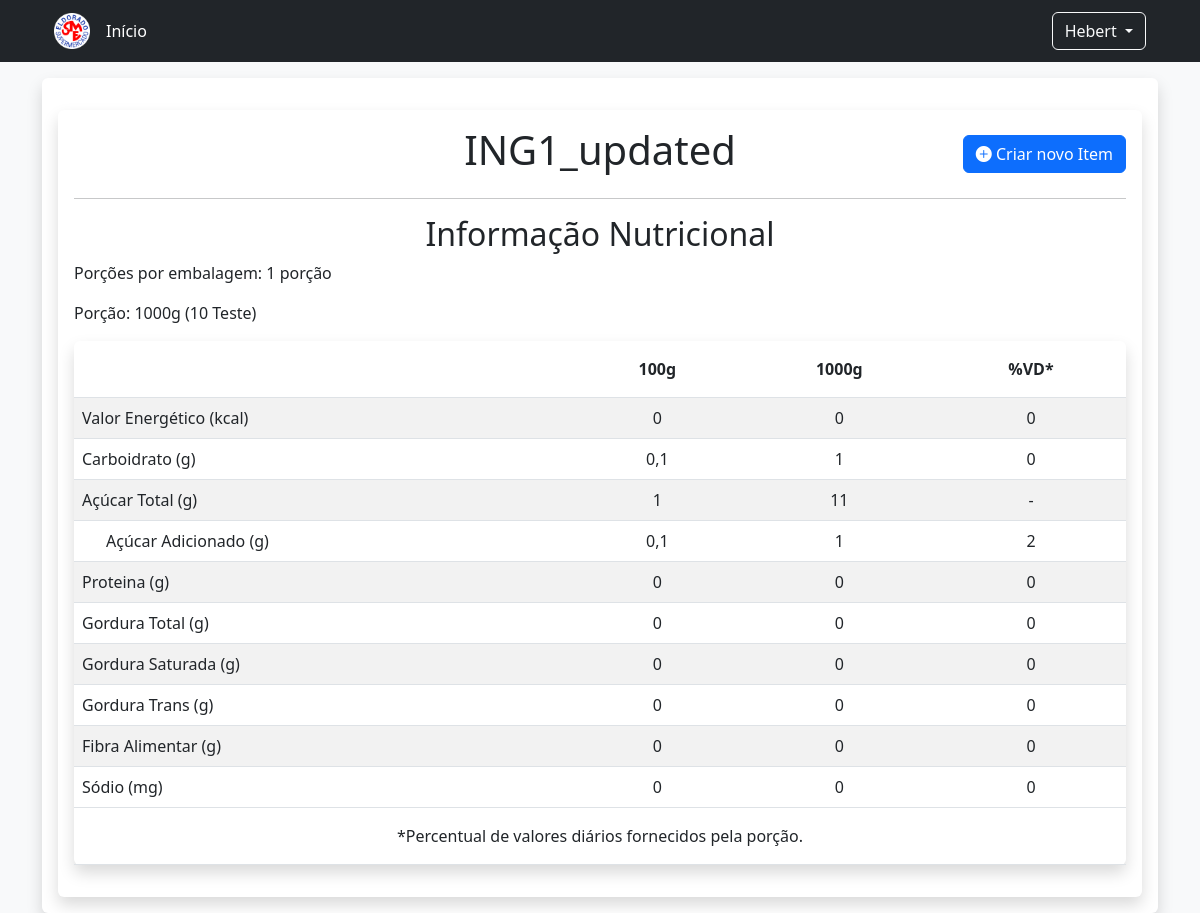
Page /cadastro/exibe_rotulo/12 on the committed database.
### cadastros/models.py (models this page shows, shortened)
class Item(models.Model):
    descricao = models.CharField('Descrição', max_length=150, unique=True)
    ingrediente = models.BooleanField('Ingrediente', default=False)
    composto = models.BooleanField('Composto', default=False)

class Nutricional(models.Model):
    item = models.OneToOneField(Item, on_delete=models.CASCADE)
    quantidade_porcao = models.FloatField('Porção', default=0.0)
    quantidade_embalagem = models.IntegerField('Quantidade por Embalagem', default=1)
    quantidade_medida_caseira = models.FloatField('Quantidade da Medida Caseira', default=0.0)
    medida_caseira = models.ForeignKey(MedidaCaseira, on_delete=models.PROTECT)
    valor_energetico = models.FloatField('Valor Energético', default=0.0)
    carboidrato = models.FloatField('Carboidratos', default=0.0)
    acucar_total = models.FloatField('Açúcares Totais', default=0.0)
    acucar_adicionado = models.FloatField('Açúcares Adicionados', default=0.0)
    proteina = models.FloatField('Proteinas', default=0.0)
    gordura_total = models.FloatField('Gorduras Totais', default=0.0)
    gordura_saturada = models.FloatField('Gorduras Saturadas', default=0.0)
    gordura_trans = models.FloatField('Gorduras Trans', default=0.0)
    fibra_alimentar = models.FloatField('Fibra Alimentar', default=0.0)
    sodio = models.FloatField('Sódio', default=0.0)
    alto_acucar = models.BooleanField('Alto Açúcar Adicionado', default=False)
    alto_gordura = models.BooleanField('Alto Gordura Saturada', default=False)
    alto_sodio = models.BooleanField('Alto Sódio', default=False)

class MedidaCaseira(models.Model):
    descricao = models.CharField('Descrição', max_length=100, unique=True)

### cadastros/views.py (the view)
# urls.py: path('exibe_rotulo/<int:id_item>', views.exibe_rotulo, name='exibe_rotulo'),
def exibe_rotulo(request, id_item):
    item : Type[Item] = Item.objects.filter(id=id_item)
    if (item.exists()):
        item = item.first()
    else:
        pass
    rotulo : Type[Nutricional] = item.nutricional
    rotulo_percent : dict[str,float] = {}
    rotulo_percent['valor_energetico'] = (rotulo.valor_energetico / rotulo.quantidade_porcao) * .1
    rotulo_percent['carboidrato'] = (rotulo.carboidrato / rotulo.quantidade_porcao) * .1
    rotulo_percent['acucar_total'] = (rotulo.acucar_total / rotulo.quantidade_porcao) * .1
    rotulo_percent['acucar_adicionado'] = (rotulo.acucar_adicionado / rotulo.quantidade_porcao) * .1
    rotulo_percent['proteina'] = (rotulo.proteina / rotulo.quantidade_porcao) * .1
    rotulo_percent['gordura_total'] = (rotulo.gordura_total / rotulo.quantidade_porcao) * .1
    rotulo_percent['gordura_saturada'] = (rotulo.gordura_saturada / rotulo.quantidade_porcao) * .1
    rotulo_percent['gordura_trans'] = (rotulo.gordura_trans / rotulo.quantidade_porcao) * .1
    rotulo_percent['fibra_alimentar'] = (rotulo.fibra_alimentar / rotulo.quantidade_porcao) * .1
    rotulo_percent['sodio'] = (rotulo.sodio / rotulo.quantidade_porcao) * .1
    context : dict[str] = {
        'item' : item,
        'rotulo' : item.nutricional,
        'rotulo_percent': rotulo_percent
    }
    return render(request, 'exibe_rotulo.html', context)

### cadastros/templatetags/custom_tags.py (called while the page is built)
def multMil(value, arg):
    return int(value * arg)

def qtdPerCent(value, arg):
    return (value / arg) * .1

def splitVal(value : float | int ) -> str :
    if value % 1 != 0:
        si, sd = str(value).split('.')
    else:
        si = str(int(value))
        sd = '0'
    sd = sd.rjust(3,'0')
    return si, sd

def vdr(value, arg):
    match arg:
        case 'valor_energetico' | 'sodio':
            return round((value / 2000) * 100)
        case 'carboidrato':
            return int((value / 300) * 100)
        case 'acucar_adicionado' | 'proteina':
            return int((value / 50) * 100)
        case 'gordura_total':
            return int((value / 65) * 100)
        case 'gordura_saturada':
            return int((value / 20) * 100)
        case 'gordura_trans':
            return int((value / 2) * 100)
        case 'fibra_alimentar':
            return int((value / 25) * 100)

### cadastros/templates/exibe_rotulo.html (shortened to what this page needs)
{% extends "base.html" %}
{% load static %}
{% load custom_tags %}
{% block body %}
    <div class="bg-white p-3 mt-3 rounded shadow position-relative">
        <div class="d-flex align-items-center">
            <div class="d-flex flex-fill justify-content-center">
                <h1 class="text-center"> {{ item.descricao }} </h1>
            </div>
            <div class="position-absolute end-0 pe-3">
                <a class="btn btn-primary" href="{% url 'cadastro_item' %}" role="button">
                    <i class="bi bi-plus-circle-fill"></i>
                    Criar novo Item
                </a>
            </div>
        </div>
        <hr></hr>
        <h2 class="text-center">Informação Nutricional</h2>
        <p>Porções por embalagem: {{rotulo.quantidade_embalagem}} {% if rotulo.quantidade_embalagem <= 1 %} porção {% else %} porções {% endif %}</p>
        <p>Porção: {{ rotulo.quantidade_porcao | multMil:1000 }}g ({{ rotulo.quantidade_medida_caseira | multMil:1 }} {{ rotulo.medida_caseira.descricao | title }})</p>
        <table class="table table-striped table-hover rounded shadow">
            <thead>
                <tr>
                    <th scope="col" class="p-3"></th>
                    <th scope="col" class="p-3 text-center">100g</th>
                    <th scope="col" class="p-3 text-center">{{ rotulo.quantidade_porcao | multMil:1000 }}g</th>
                    <th scope="col" class="p-3 text-center">%VD*</th>
                </tr>
            </thead>
            <tbody>
                <tr>
                    <td>
                        Valor Energético (kcal)
                    </td>
                    <td class="text-center">
                        {{ rotulo.valor_energetico | qtdPerCent:rotulo.quantidade_porcao | arredRotulo }}
                    </td>
                    <td class="text-center">
                        {{ rotulo.valor_energetico | arredRotulo }}
                    </td>
                    <td class="text-center">
                        {{ rotulo.valor_energetico | vdr:'valor_energetico' }}
                    </td>
                </tr>
                <tr>
                    <td>
                        Carboidrato (g)
                    </td>
                    <td class="text-center">
                        {{ rotulo.carboidrato | qtdPerCent:rotulo.quantidade_porcao | arredRotulo }}
                    </td>
                    <td class="text-center">
                        {{ rotulo.carboidrato | arredRotulo }}
                    </td>
                    <td class="text-center">
                        {{ rotulo.carboidrato | vdr:'carboidrato' }}
                    </td>
                </tr>
                <tr>
                    <td>
                        Açúcar Total (g)
                    </td>
                    <td class="text-center">
                        {{ rotulo.acucar_total | qtdPerCent:rotulo.quantidade_porcao | arredRotulo }}
                    </td>
                    <td class="text-center">
                        {{ rotulo.acucar_total | arredRotulo }}
                    </td>
                    <td class="text-center">
                        -
                    </td>
                </tr>
                <tr>
                    <td>
                        <div class="ms-4">Açúcar Adicionado (g)</div>
                    </td>
                    <td class="text-center">
                        {{ rotulo.acucar_adicionado | qtdPerCent:rotulo.quantidade_porcao | arredRotulo }}
                    </td>
                    <td class="text-center">
                        {{ rotulo.acucar_adicionado | arredRotulo }}
                    </td>
                    <td class="text-center">
                        {{ rotulo.acucar_adicionado | vdr:'acucar_adicionado' }}
                    </td>
                </tr>
                <tr>
                    <td>
                        Proteina (g)
                    </td>
                    <td class="text-center">
                        {{ rotulo.proteina | qtdPerCent:rotulo.quantidade_porcao | arredRotulo }}
                    </td>
                    <td class="text-center">
                        {{ rotulo.proteina | arredRotulo }}
                    </td>
                    <td class="text-center">
                        {{ rotulo.proteina | vdr:'proteina' }}
                    </td>
                </tr>
                <tr>
                    <td>
                        Gordura Total (g)
                    </td>
                    <td class="text-center">
                        {{ rotulo.gordura_total | qtdPerCent:rotulo.quantidade_porcao | arredRotulo }}
                    </td>
                    <td class="text-center">
                        {{ rotulo.gordura_total | arredRotulo }}
                    </td>
                    <td class="text-center">
                        {{ rotulo.gordura_total | vdr:'gordura_total' }}
                    </td>
                </tr>
                <tr>
                    <td>
                        Gordura Saturada (g)
                    </td>
                    <td class="text-center">
                        {{ rotulo.gordura_saturada | qtdPerCent:rotulo.quantidade_porcao | arredRotulo }}
                    </td>
                    <td class="text-center">
                        {{ rotulo.gordura_saturada | arredRotulo }}
                    </td>
                    <td class="text-center">
                        {{ rotulo.gordura_saturada | vdr:'gordura_saturada' }}
                    </td>
                </tr>
                <tr>
                    <td>
                        Gordura Trans (g)
                    </td>
                    <td class="text-center">
                        {{ rotulo.gordura_trans | qtdPerCent:rotulo.quantidade_porcao | arredRotulo }}
                    </td>
                    <td class="text-center">
                        {{ rotulo.gordura_trans | arredRotulo }}
                    </td>
                    <td class="text-center">
                        {{ rotulo.gordura_trans | vdr:'gordura_trans' }}
                    </td>
                </tr>
                <tr>
                    <td>
                        Fibra Alimentar (g)
                    </td>
                    <td class="text-center">
                        {{ rotulo.fibra_alimentar | qtdPerCent:rotulo.quantidade_porcao | arredRotulo }}
                    </td>
                    <td class="text-center">
                        {{ rotulo.fibra_alimentar | arredRotulo }}
                    </td>
                    <td class="text-center">
                        {{ rotulo.fibra_alimentar | vdr:'fibra_alimentar' }}
                    </td>
                </tr>
                <tr>
                    <td>
                        Sódio (mg)
                    </td>
                    <td class="text-center">
                        {{ rotulo.sodio | qtdPerCent:rotulo.quantidade_porcao | arredRotulo:'mg' }}
                    </td>
                    <td class="text-center">
                        {{ rotulo.sodio | arredRotulo:'mg' }}
                    </td>
                    <td class="text-center">
                        {{ rotulo.sodio | vdr:'sodio' }}
                    </td>
                </tr>
            </tbody>
            <tfoot>
                <tr>
                    <td colspan="4" class="text-center p-3">
                        *Percentual de valores diários fornecidos pela porção.
                    </td>
                </tr>
            </tfoot>
        </table>
    </div>
{% endblock %}

### rows in the picture
Item: descricao "ING1_updated"
Nutricional: quantidade_embalagem "1", quantidade_porcao|multMil "1000", quantidade_medida_caseira|multMil "10", medida_caseira.descricao "Teste", valor_energetico|qtdPerCent "0", valor_energetico|arredRotulo "0", valor_energetico|vdr "0", carboidrato|qtdPerCent "0,1", carboidrato|arredRotulo "1", carboidrato|vdr "0", acucar_total|qtdPerCent "1", acucar_total|arredRotulo "11", acucar_adicionado|qtdPerCent "0,1", acucar_adicionado|arredRotulo "1", acucar_adicionado|vdr "2", proteina|qtdPerCent "0", proteina|arredRotulo "0", proteina|vdr "0", gordura_total|qtdPerCent "0", gordura_total|arredRotulo "0", gordura_total|vdr "0", gordura_saturada|qtdPerCent "0", gordura_saturada|arredRotulo "0", gordura_saturada|vdr "0", gordura_trans|qtdPerCent "0", gordura_trans|arredRotulo "0", gordura_trans|vdr "0", fibra_alimentar|qtdPerCent "0", fibra_alimentar|arredRotulo "0", fibra_alimentar|vdr "0", sodio|qtdPerCent "0", sodio|arredRotulo "0", sodio|vdr "0"
